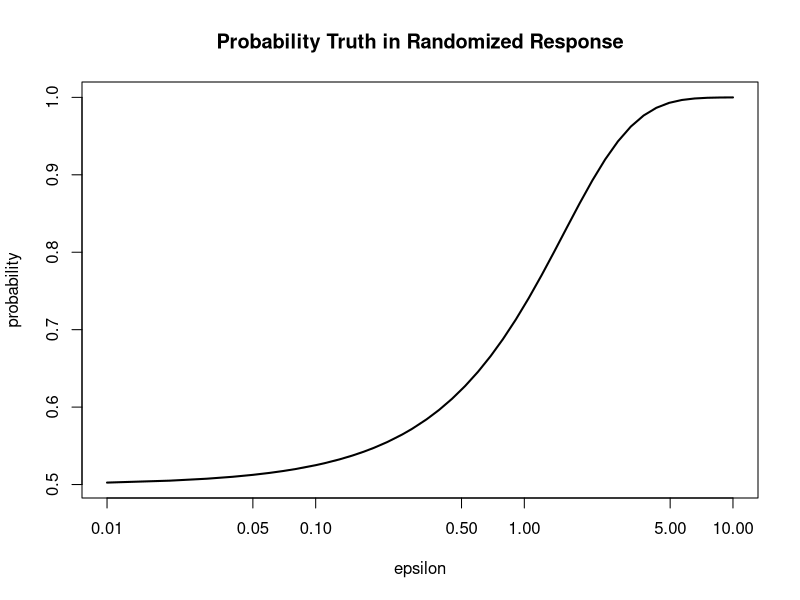

Recreate this plot in R. (Note: this script raises an error after producing the figure.)
##
##  localRelease.r
##
##  demonstrate local model of differential privacy
##
##  jH 2019.3.29
##

rm(list=ls())		# Remove any objects in memory
set.seed(123)

#### Release Functions ####


localRelease <- function(x, values=c(-1,1), epsilon){
	draw <- runif(n=1, min=0, max=1)
	cutoff <- 1/(1+exp(epsilon))
	return(1)    # Correct This
}


correction <- function(release, epsilon){
	inflation <- (exp(epsilon) + 1)/(exp(epsilon) - 1)
	expectation <- mean(release * inflation)
	return(expectation)
}

llik <- function(b, data, epsilon){
	p <- 1/(1 + exp(-b))             	# Transform unconstrained b into 0<p<1

	values <- sort(unique(data))        # Transform dichotomous data into z \in {0,1}
	z <- rep(0, length(data))
	z[data==values[2]] <- 1

	ptrue <- exp(epsilon)/(1+exp(epsilon))
	pfalse <- 1 - ptrue  # Or 1/(1-exp(epsilon))

	# Here's the log likelihood function as a row by row calculation
	llik <- 1           # Correct This
	llik <- -1 * sum(llik)    			# Note optim performs minimization
	
	return(llik)
}



lik <- function(b, data, epsilon){
	p <- 1/(1 + exp(-b))             	# Transform unconstrained b into 0<p<1

	values <- sort(unique(data))        # Transform dichotomous data into z \in {0,1}
	z <- rep(0, length(data))
	z[data==values[2]] <- 1

	ptrue <- exp(epsilon)/(1+exp(epsilon))
	pfalse <- 1 - ptrue  # Or 1/(1-exp(epsilon))

	# Here's the likelihood function 

	lik <- -1*( p * ptrue + (1-p) * pfalse)^(sum(z)) * ((1-p) * ptrue + p * pfalse)^(sum(1-z))
	
	return(lik)
}


# Random draw from Laplace distribution
#
# mu numeric, center of the distribution
# b numeric, spread
# size integer, number of draws
# 
# return Random draws from Laplace distribution
# example:
# 
# rlap(size=1000)

rlap = function(mu=0, b=1, size=1) {
    p <- runif(size) - 0.5
    draws <- mu - b * sgn(p) * log(1 - 2 * abs(p))
    return(draws)
}

# Sign function
# 
# Function to determine what the sign of the passed values should be.
#
# x numeric, value or vector or values
# return The sign of passed values
# example:
#
# sgn(rnorm(10))

sgn <- function(x) {
    return(ifelse(x < 0, -1, 1))
}

## Bound/Censor/Clip a variable to a range
clip <- function(x, lower, upper){
	x.clipped <- x
	x.clipped[x.clipped<lower] <- lower
	x.clipped[x.clipped>upper] <- upper
	return(x.clipped)	
}

## Differentially private mean release
meanRelease <- function(x, lower, upper, epsilon){
	n <- length(x)

	sensitivity <- (upper - lower)/n
	scale <- sensitivity / epsilon

	x.clipped <- clip(x, lower, upper)
	sensitiveValue <- mean(x.clipped)
	DPrelease <- sensitiveValue + rlap(mu=0, b=scale, size=1)

	return(list(release=DPrelease, true=sensitiveValue))
}


#### Plot Randomized Response Mechanism ####

my.seq <- seq(from=log10(10), to=log10(0.01), length=50)     	# make evenly spaced in logarithmic space
ep.seq <- round(10^my.seq * 100) /100

probtrue <- exp(ep.seq)/(1 + exp(ep.seq))

par(mfcol=c(1,1))
plot(x=ep.seq, y=probtrue, type="l", log = "x", lwd=2, main="Probability Truth in Randomized Response", xlab="epsilon", ylab="probability")

dev.copy2pdf(file="./figs/localMechanism.pdf")


#### Simulation ####

# Parameters
myn <- 1000
myepsilon <- 0.5

# Simulate dataset
mydata<-rbinom(n=myn, size=1, prob=0.3)
mydata[mydata==0] <- -1
true <- mean(mydata)

# Release each observation by RR
release <- rep(NA, myn)
for(i in 1:myn){
	release[i] <- localRelease(x=mydata[i], values=c(-1,1), epsilon=myepsilon)
}

# Correct expectation by inflation
expectation <- correction(release=release, epsilon=myepsilon)

# Correct expectation by Max.Likelihood
startparams <- -1
#output <- optim(par=startparams, fn=llik, data=mydata, epsilon=myepsilon, method="BFGS")  # Alt optimizer
output <- nlm(p=startparams, f=llik, data=release, epsilon=myepsilon, stepmax=0.1)

maxlik.p <- 1/(1+exp(-1* output$estimate))

maxlik.mean <- maxlik.p * max(mydata) + (1-maxlik.p) * min(mydata)


cat(paste("Mean of data:       ", mean(mydata), "\n"))
cat(paste("Mean of DP release: ", mean(release), "\n"))
cat(paste("Mean corrected:     ", expectation, "\n"))
cat(paste("MaxLikelihood mean: ", maxlik.mean, "\n"))




#### Show loglikelihood surface ####

p.seq <- seq(from=.01, to=.99, by=.001)     # These are the probabilities we want to find the llikelihood of
b.seq <- -log(p.seq^{-1} - 1)              # These are the inverse transformations

y.lik <- y.llik <- rep(NA, length(p.seq))
for(i in 1:length(p.seq)){
	y.llik[i] <- -1*llik(b=b.seq[i], data=release, epsilon=myepsilon)
	y.lik[i] <- -1*lik(b=b.seq[i], data=release, epsilon=myepsilon)
}


par(mfcol=c(2,1))

plot(x=p.seq, y=y.llik, type="l", lwd=2, main="LogLikelihood Surface", xlab="Pi Parameter", ylab="LogLikelihood")

plot(x=p.seq, y=y.lik, type="l", lwd=2, main="Likelihood Surface", xlab="Pi Parameter", ylab="Likelihood")



dev.copy2pdf(file="./figs/localModelLLikelihood.pdf")



par(mfcol=c(1,1))


all.ylim <- c(min(y.llik), 1.2*max(y.llik)  - 0.2*min(y.llik))
plot(x=p.seq, y=y.llik, type="l", lwd=2, main="LogLikelihood Surface with Likelihood Ratio Test", ylim=all.ylim, xlab="Pi Parameter", ylab="LogLikelihood")
test.statistic=max(y.llik) - qchisq(0.95, df=1)/2

abline(h=test.statistic,lty=4)

dev.copy2pdf(file="./figs/localModelWilksTest.pdf")



#### Simulate many times #####

myn <- 5000
myepsilon <- 0.5

mydata<-rbinom(n=myn, size=1, prob=0.3)
mydata[mydata==0] <- -1
true <- mean(mydata)


nsims <- 500
history <- matrix(NA, nrow=nsims, ncol=4)
release <- rep(NA, myn)

for(j in 1:nsims){
	for(i in 1:myn){
		release[i] <- localRelease(x=mydata[i], values=c(-1,1), epsilon=myepsilon)
	}

	expectation <- correction(release=release, epsilon=myepsilon)

	startparams <- -1
	output <- nlm(p=startparams, f=llik, data=release, epsilon=myepsilon, stepmax=0.1)

	maxlik.p <- 1/(1+exp(-1* output$estimate))

	maxlik.mean <- maxlik.p * max(mydata) + (1-maxlik.p) * min(mydata)

	laplace.release <- meanRelease(x=mydata, lower=-1, upper=1, epsilon=myepsilon)

	history[j,1] <- mean(release)
	history[j,2] <- expectation
	history[j,3] <- maxlik.mean
	history[j,4] <- laplace.release$release
}

dens.release <- density(history[,1])
dens.exp <- density(history[,2])
dens.maxlik <- density(history[,3])
dens.laplace <- density(history[,4])


all.ylim <- c(min(c(dens.release$y, dens.exp$y, dens.maxlik$y)), max(c(dens.release$y, dens.exp$y, dens.maxlik$y)))
all.xlim <- c(min(c(true, dens.release$x, dens.exp$x, dens.maxlik$x)), max(c(true, dens.release$x, dens.exp$x, dens.maxlik$x)))
all.lwd <- 2
col.seq <- c("coral3", "darkolivegreen3", "cornflowerblue", "violet")

plot(x=dens.release$x, y=dens.release$y, type="l", lwd=all.lwd, col=col.seq[1],  ylim=all.ylim, xlim=all.xlim, xlab="release", ylab="density")
lines(x=dens.exp$x, y=dens.exp$y, type="l", lwd=all.lwd, col=col.seq[3])
lines(x=dens.maxlik$x, y=dens.maxlik$y, type="l", lwd=all.lwd, col=col.seq[4])
abline(v=true, lty=2, lwd=1.5, col="green")

print(mean(history[,2]>true))






plot(x=dens.release$x, y=dens.release$y, type="l", lwd=all.lwd, col=col.seq[1],  ylim=all.ylim, xlim=all.xlim, xlab="release", ylab="density")
lines(x=dens.exp$x, y=dens.exp$y, type="l", lwd=all.lwd, col=col.seq[3])
lines(x=dens.maxlik$x, y=dens.maxlik$y, type="l", lwd=all.lwd, col=col.seq[4])
abline(v=true, lty=2, lwd=1.5, col="green")

lines(x=dens.laplace$x, y=dens.laplace$y, type="l", lwd=all.lwd, col=col.seq[2])

dev.copy2pdf(file="./figs/localModel.pdf")





#### Show utility over sample size ####

aa <- Sys.time()

my.seq <- seq(from=log10(200), to=log10(5000), length=15)  	# make evenly spaced in logarithmic space
n.seq  <- round(10^my.seq)                                 	# round to integers

myepsilon <- 0.5
mypi <- 0.3
population.true <- mypi*1 + (1-mypi)*(-1)

nsims <- 1000
history <- matrix(NA, nrow=length(n.seq), ncol=4)

for(i in 1:length(n.seq)){
	release <- rep(NA,n.seq[i])
	error.local <- error.laplace <- error.sampling <- NULL

	for(j in 1:nsims){
		mydata<-rbinom(n=n.seq[i], size=1, prob=mypi)
		mydata[mydata==0] <- -1
		true <- mean(mydata)

		for(k in 1:n.seq[i]){
			release[k] <- localRelease(x=mydata[k], values=c(-1,1), epsilon=myepsilon)
		}
		laplace <- meanRelease(x=mydata, lower=-1, upper=1, epsilon=myepsilon)

		error.local  <- c(error.local, true - correction(release=release, epsilon=myepsilon) )
		error.laplace <- c(error.laplace, true - laplace$release)
		error.sampling <- c(error.sampling, true - population.true)

	}
	history[i,1] <- n.seq[i]
	history[i,2] <- sqrt(mean(error.local^2))
	history[i,3] <- sqrt(mean(error.laplace^2))
	history[i,4] <- sqrt(mean(error.sampling^2))

}


par(mfcol=c(1,2))
all.ylim <- c(0.00001, max(history[,2:4]))
col.seq <- c("coral3", "darkolivegreen3", "cornflowerblue")
all.lwd <- 2
all.cex <- 1.15
xloc <- round(length(n.seq)*0.3)

plot(x=history[,1], y=history[,2], ylim=all.ylim, type="l", log="x", lwd=all.lwd, ylab="RMSE", xlab="N", col=col.seq[1])
lines(x=history[,1], y=history[,3], lwd=all.lwd, col=col.seq[2])
lines(x=history[,1], y=history[,4], lwd=all.lwd, col=col.seq[3])

text(x=history[xloc,1], y=history[xloc,2], label="Local Model", col=col.seq[1], pos=4, cex=all.cex)
text(x=history[xloc,1], y=history[xloc,3], label="Centralized Model", col=col.seq[2], pos=4, cex=all.cex)
text(x=history[xloc,1], y=history[xloc,4], label="Sampling Error", col=col.seq[3], pos=4, cex=all.cex)

plot(x=history[,1], y=history[,2], ylim=all.ylim, type="l", log="xy", lwd=all.lwd, ylab="RMSE", xlab="N", col=col.seq[1])
lines(x=history[,1], y=history[,3], lwd=all.lwd, col=col.seq[2])
lines(x=history[,1], y=history[,4], lwd=all.lwd, col=col.seq[3])

text(x=history[xloc,1], y=history[xloc,2], label="Local Model", col=col.seq[1], pos=4, cex=all.cex)
text(x=history[xloc,1], y=history[xloc,3], label="Centralized Model", col=col.seq[2], pos=4, cex=all.cex)
text(x=history[xloc,1], y=history[xloc,4], label="Sampling Error", col=col.seq[3], pos=4, cex=all.cex)

bb<- Sys.time()

cat(paste("Time elapsed:", bb-aa))

dev.copy2pdf(file="./figs/localModelRMSEOverN.pdf")







